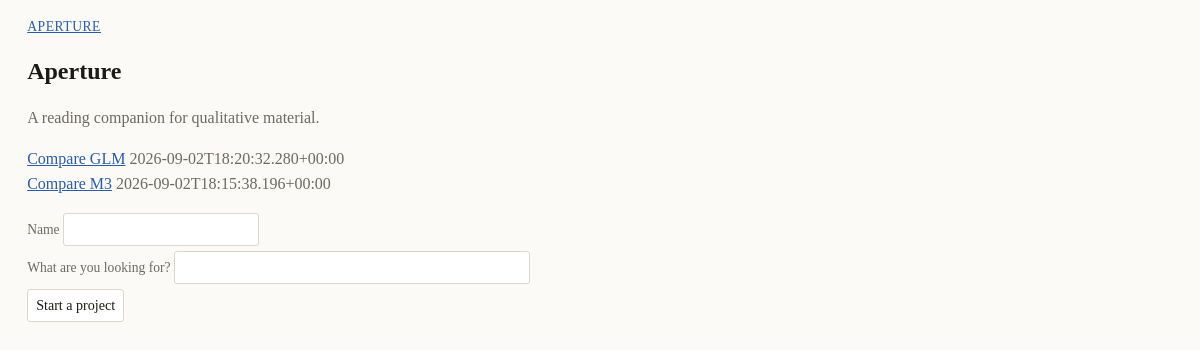
The page / on the database its author committed.
### tables this page shows
CREATE TABLE project (
    id TEXT PRIMARY KEY, name TEXT NOT NULL, focus TEXT DEFAULT '',
    brief TEXT DEFAULT '', created_at TEXT NOT NULL);

### app/pages.py (the view)
@router.get("/", response_class=HTMLResponse)
def home() -> str:
    return _env.get_template("home.html").render(**context.home(connection()))

### app/templates/home.html
{% extends "base.html" %}
{% block main %}
<h1>{{ app_name }}</h1>
<p class="dim">A reading companion for qualitative material.</p>
<ul class="mats">
{% for p in projects %}
  <li><a href="/p/{{ p.id }}">{{ p.name | txt }}</a> <span class="dim">{{ p.created_at }}</span></li>
{% else %}
  <li class="dim">Nothing here yet.</li>
{% endfor %}
</ul>
<form method="post" action="/p/new">
  <label>Name <input name="name" required></label>
  <label>What are you looking for? <input name="focus" size="40"></label>
  <button>Start a project</button>
</form>
{% endblock %}

### app/static/aperture.css (style rules this page uses)
:root { color-scheme: light dark; --bg: #fbfaf7; --ink: #1b1a17; --dim: #6d6a63; --line: #dcd7cd; --card: #ffffff; --mark: #f6e6a8; --tint: #cfe6fb; --link: #2a5cab; }
* { box-sizing: border-box }
body { margin: 0; background: var(--bg); color: var(--ink); font: 16px/1.55 Charter, Georgia, "Iowan Old Style", serif; }
a { color: var(--link) }
h1 { font-size: 1.5rem; margin: 1rem 0 .2rem }
.dim { color: var(--dim) }
ul, ol { padding-left: 1.2rem }
.mats, .claims, .stack { list-style: none; padding: 0 }
form { margin: .5rem 0 1rem }
label { display: block; margin: .3rem 0; color: var(--dim); font-size: .85rem }
input, textarea, button { font: inherit; font-size: .88rem; color: inherit; background: var(--card); border: 1px solid var(--line); border-radius: 3px; padding: .3rem .5rem }
button { cursor: pointer }

### rows shown on the page
project: name|txt "Compare GLM", created_at "2026-09-02T18:20:32.280+00:00"
project: name|txt "Compare M3", created_at "2026-09-02T18:15:38.196+00:00"

### other values the page prints
{{ app_name }} "APERTURE"
{{ app_name }} "Aperture"
